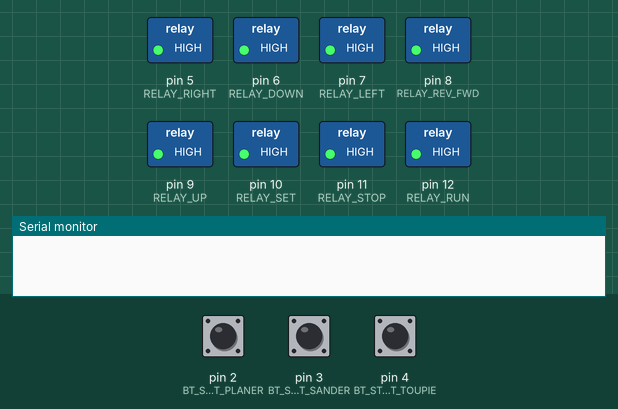
Recording of a sketch running on a simulated Arduino Uno, built with avr-gcc and run on an emulated ATmega328P. Parts: switched loads named in the sketch (green lamp = pin HIGH), the last lines printed to the serial monitor. The test bench sets the inputs (shaded band); at power-on: pin 2 (BT_START_PLANER) LOW, pin 3 (BT_START_SANDER) LOW, pin 4 (BT_START_TOUPIE) LOW.

Above: at 1.2 s.
1.3 s: pin 2 (BT_START_PLANER) pulled HIGH for 0.15 s
At 3.2 s:
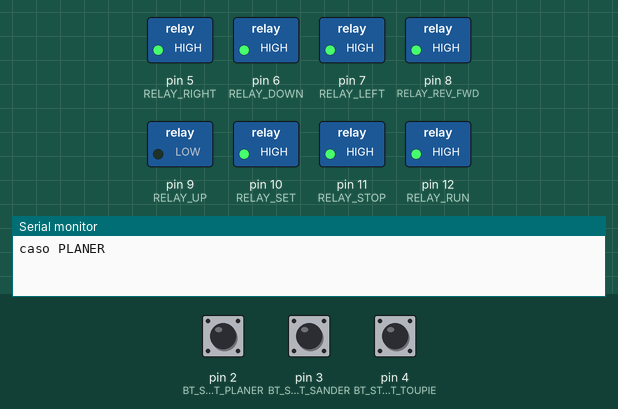
At 11.8 s:
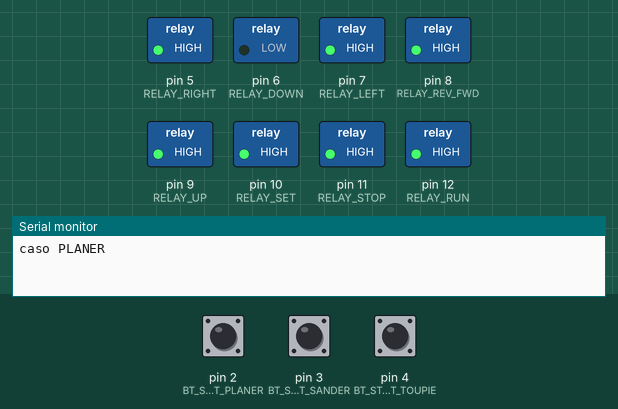
Timing chart, 0 to 49.4 s (numbered marks = the images above; inputs shaded):
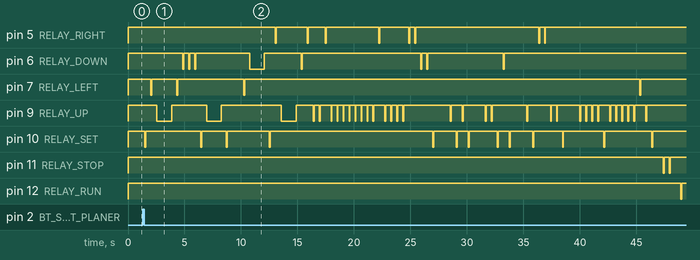

Measured:
- after the input at 1.3 s, pin 9 (RELAY_UP): HIGH → LOW after 1.3 s, → HIGH 1.3 s later, → LOW 3.1 s later, → HIGH 1.3 s later, … (68 changes in this stretch); pin 11 (RELAY_STOP): alternates HIGH for 0.45 s and LOW for 0.08 s, 4 changes in all, then stays HIGH, starting after 46.1 s; pin 12 (RELAY_RUN): HIGH → LOW after 47.7 s, → HIGH 0.08 s later

The sketch:

VFD_0.ino
```cpp
#define BT_START_PLANER     2
#define BT_START_SANDER     3
#define BT_START_TOUPIE     4

#define RELAY_RUN          12
#define RELAY_STOP         11
#define RELAY_SET          10
#define RELAY_UP            9
#define RELAY_REV_FWD       8
#define RELAY_LEFT          7
#define RELAY_DOWN          6
#define RELAY_RIGHT         5

#define LED_PLANER         54
#define LED_SANDER         55

#define PLANER              0
#define SANDER              1
#define TOUPIE              2

#define t_com     80
#define t_idle   450
#define t_long  1300
#define t_func   500

#define DEBOUNCE_DELAY  50

bool bool_bt_planer = false;
bool bool_bt_sander = false;
bool bool_bt_toupie = false;
bool stop_bt = false;

int lastSteadyStatePlaner = LOW;       // the previous steady state from the input pin
int lastFlickerableStatePlaner = LOW;  // the previous flickerable state from the input pin
int currentStatePlaner;                // the current reading from the input pin
unsigned long lastDebounceTimePlaner = 0;  // the last time the output pin was toggled

int lastSteadyStateSander = LOW;
int lastFlickerableStateSander = LOW;
int currentStateSander;
unsigned long lastDebounceTimeSander = 0;

int lastSteadyStateToupie = LOW;
int lastFlickerableStateToupie = LOW;
int currentStateToupie;
unsigned long lastDebounceTimeToupie = 0;

uint8_t menu_state;

unsigned long mytime;

void motor_selection();

void setup() {
  Serial.begin(9600);

  pinMode(BT_START_PLANER, INPUT);
  pinMode(BT_START_SANDER, INPUT);
  pinMode(BT_START_TOUPIE, INPUT);
  //pinMode(BT_STOP, INPUT);
  pinMode(RELAY_RUN, OUTPUT);
  pinMode(RELAY_STOP, OUTPUT);
  pinMode(RELAY_SET, OUTPUT);
  pinMode(RELAY_UP, OUTPUT);
  pinMode(RELAY_REV_FWD, OUTPUT);
  pinMode(RELAY_LEFT, OUTPUT);
  pinMode(RELAY_DOWN, OUTPUT);
  pinMode(RELAY_RIGHT, OUTPUT);

  digitalWrite(RELAY_RUN, HIGH);
  digitalWrite(RELAY_STOP, HIGH);
  digitalWrite(RELAY_SET, HIGH);
  digitalWrite(RELAY_UP, HIGH);
  digitalWrite(RELAY_REV_FWD, HIGH);
  digitalWrite(RELAY_LEFT, HIGH);
  digitalWrite(RELAY_DOWN, HIGH);
  digitalWrite(RELAY_RIGHT, HIGH);
}

void loop() {
  // caso PLANER
  currentStatePlaner = digitalRead(BT_START_PLANER);
  if (!bool_bt_planer & !bool_bt_sander & !bool_bt_toupie) {
    if (currentStatePlaner != lastFlickerableStatePlaner) {
      lastDebounceTimePlaner = millis();
      lastFlickerableStatePlaner = currentStatePlaner;
    }

    if ((millis() - lastDebounceTimePlaner) > DEBOUNCE_DELAY) {
      if (lastSteadyStatePlaner == HIGH && currentStatePlaner == LOW) {
        if (!stop_bt) {
          stop_bt = true;
          bool_bt_planer = true;
          menu_state = PLANER;
          motor_selection();
        }
        else {
          stop();
          stop_bt = false;
        }
      }
      lastSteadyStatePlaner = currentStatePlaner;
    }
  }

  // caso SANDER
  currentStateSander = digitalRead(BT_START_SANDER);
  if (!bool_bt_planer & !bool_bt_sander & !bool_bt_toupie) {
    if (currentStateSander != lastFlickerableStateSander) {
      lastDebounceTimeSander = millis();
      lastFlickerableStateSander = currentStateSander;
    }

    if ((millis() - lastDebounceTimeSander) > DEBOUNCE_DELAY) {
      if (lastSteadyStateSander == HIGH && currentStateSander == LOW) {
        if (!stop_bt) {
          stop_bt = true;
          bool_bt_sander = true;
          menu_state = SANDER;
          motor_selection();
        }
        else {
          stop();
          stop_bt = false;
        }
      }
      lastSteadyStateSander = currentStateSander;
    }
  }

  // caso TOUPIE

  currentStateToupie = digitalRead(BT_START_TOUPIE);
  if (!bool_bt_planer & !bool_bt_sander & !bool_bt_toupie) {
    if (currentStateToupie != lastFlickerableStateToupie) {
      lastDebounceTimeToupie = millis();
      lastFlickerableStateToupie = currentStateToupie;
    }

    if ((millis() - lastDebounceTimeToupie) > DEBOUNCE_DELAY) {
      if (lastSteadyStateToupie == HIGH && currentStateToupie == LOW) {
        if (!stop_bt) {
          stop_bt = true;
          bool_bt_toupie = true;
          menu_state = TOUPIE;
          motor_selection();
        }
        else {
          stop();
          stop_bt = false;
        }
      }
      lastSteadyStateToupie = currentStateToupie;
    }
  }

}

void motor_selection() {
  switch (menu_state) {
    case PLANER:
      Serial.println("caso PLANER");
      if (!bool_bt_sander & !bool_bt_toupie) {
        // set pn_32 -> #6 //
        pn_32();
        // set pn_01 -> value 2840
        delay(t_func);
        pn_01();
        delay(t_func);
        // set pn_03 -> #2 + set pn_06
        pn_03_06();
        delay(t_func);
        // set pn_08 -> value 30
        pn_08();
        delay(t_func);
        // set pn_08 -> value 1.5
        pn_13();
      }

      bool_bt_planer = false;
      stop_bt = true;
      break;

    case SANDER:
      Serial.println("caso SANDER");
      if (!bool_bt_planer & !bool_bt_toupie) {
        // set pn_32 -> #6 //
        pn_32();
        // set pn_01 -> value 2840
        delay(t_func);
        pn_01();
        delay(t_func);
        // set pn_03 -> #2 + set pn_06
        pn_03_06();
        delay(t_func);
        // set pn_08 -> value xx
        pn_08();
        delay(t_func);
        // set pn_08 -> value x.x
        pn_13();
      }
      bool_bt_sander = false;
      break;

    case TOUPIE:
      Serial.println("caso TOUPIE");
      if (!bool_bt_planer & !bool_bt_sander) {
        // set pn_32 -> #6 //
        pn_32();
        // set pn_01 -> value 1435
        delay(t_func);
        pn_01();
        delay(t_func);
        // set pn_03 -> #2 + set pn_06
        pn_03_06();
        delay(t_func);
        // set pn_08 -> value xx
        pn_08();
        delay(t_func);
        // set pn_08 -> value x.x
        pn_13();
        delay(t_func);
      }
      bool_bt_toupie = false;
      break;
  }
}

void pn_32() {
  // set pn32 -> #6 //

  set();
  left();
  // UP  -> Pn35
  upLong();
  left();
  // DOWN -> Pn32
  for (int i = 0; i < 3; i++) {
    down();
  }
  set();
  // UP -> value 6
  upLong();
  set();

  delay(t_func);
}

void pn_01() {

  // LEFT
  left();
  // DOWN -> pn01
  downLong();
  set();
  right();
  upLong();
  down();
  // Value = 2840
  if (bool_bt_planer) {
    right();
    for (int i = 0; i < 2; i++) {
      up();
    }
    right();
    for (int i = 0; i < 8; i++) {
      up();
    }
    right();
    for (int i = 0; i < 4; i++) {
      up();
    }
    for (int i = 0; i < 2; i++) {
      right();
    }
    for (int i = 0; i < 2; i++) {
      down();
    }
  }
  // Value 1420
  else if (bool_bt_sander) {
    right();
    // UP (1)
    up();
    right();
    // UP (4)
    for (int i = 0; i < 4; i++) {
      up();
    }
    right();
    // UP (2)
    for (int i = 0; i < 2; i++) {
      up();
    }
    for (int i = 0; i < 2; i++) {
      right();
    }
    for (int i = 0; i < 2; i++) {
      down();
    }
  }
  else if (bool_bt_toupie) {
    // Value 1435
    right();
    // UP (1)
    up();
    right();
    // UP (4)
    for (int i = 0; i < 4; i++) {
      up();
    }
    right();
    // UP (3)
    for (int i = 0; i < 3; i++) {
      up();
    }
    right();
    // UP (5)
    for (int i = 0; i < 5; i++) {
      up();
    }
    right();
    for (int i = 0; i < 2; i++) {
      down();
    }
  }
  set();

  delay(t_func);
}

void pn_03_06() {
  // pn_03

  up();
  set();
  up();
  set();

  delay(t_func);
  delay(t_func);

  // pn_06

  for (int i = 0; i < 2; i++) {
    up();
  }
  set();
  down();
  set();

  delay(t_func);
}

void pn_08() {
  up();
  set();
  for (int i = 0; i < 2; i++) {
    right();
  }
  for (int i = 0; i < 2; i++) {
    up();
  }
  set();

  delay(t_func);
}

void pn_13 () {
  for (int i = 0; i < 4; i++) {
    up();
  }
  set();
  for (int i = 0; i < 5; i++) {
    up();
  }
  left();
  up();
  set();

  delay(t_func);

  // STOP
  for (int i = 0; i < 2; i++) {
    stop();
  }

  delay(t_func);

  // START
  digitalWrite(RELAY_RUN, LOW);
  delay(t_com);
  digitalWrite(RELAY_RUN, HIGH);
}

void set() {
  digitalWrite(RELAY_SET, LOW);
  delay(t_com);
  digitalWrite(RELAY_SET, HIGH);
  delay(t_idle);
}

void up() {
  digitalWrite(RELAY_UP, LOW);
  delay(t_com);
  digitalWrite(RELAY_UP, HIGH);
  delay(t_idle);
}

void down() {
  digitalWrite(RELAY_DOWN, LOW);
  delay(t_com);
  digitalWrite(RELAY_DOWN, HIGH);
  delay(t_idle);
}

void upLong() {
  digitalWrite(RELAY_UP, LOW);
  delay(t_long);
  digitalWrite(RELAY_UP, HIGH);
  delay(t_idle);
}

void downLong() {
  digitalWrite(RELAY_DOWN, LOW);
  delay(t_long);
  digitalWrite(RELAY_DOWN, HIGH);
  delay(t_idle);
}

void left() {
  digitalWrite(RELAY_LEFT, LOW);
  delay(t_com);
  digitalWrite(RELAY_LEFT, HIGH);
  delay(t_idle);
}

void right() {
  digitalWrite(RELAY_RIGHT, LOW);
  delay(t_com);
  digitalWrite(RELAY_RIGHT, HIGH);
  delay(t_idle);
}

void stop() {
  digitalWrite(RELAY_STOP, LOW);
  delay(t_com);
  digitalWrite(RELAY_STOP, HIGH);
  delay(t_idle);
}
```
